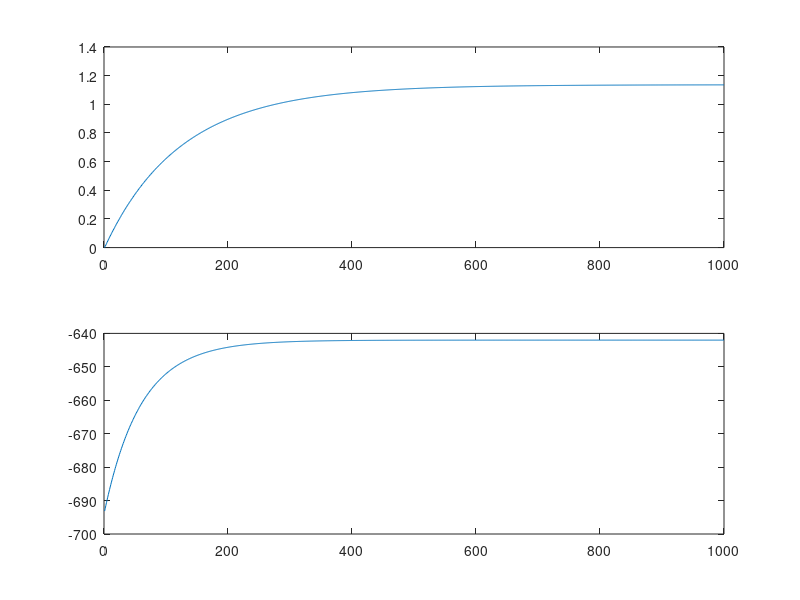

This chart was generated by the following MATLAB code:
% Example of use of Logit function with the Gradient Method with a 1 theta
% and various betas
%
% Author: Victor Jatoba
% Date: 11/11/16 [mm/dd/yy]

N = 1000;

betas = rand(1,N); % Generating N randon betas
theta = 1;

logito = @(x) exp(x)./(1 + exp(x)); % Logit function

P = logito(theta*betas);

Y = P > rand(1,N); % fill the Y vector, that contains the probabilities

% My code
log_likelihood_general = @(theta, Y, betas) sum(Y.* log(logito(theta*betas)) + (1 - Y).* log(1./(1 + exp(theta*betas))));
% The equation of the theta derivate
derivative_L_symmetric = @(theta, Y, betas) sum(Y.*(1./(1 + exp(theta*betas))).* betas - (1 - Y).*logito(theta*betas).* betas);

% Implementing Gradient method to estimate theta

theta_hat = 0;
alpha = 0.0001;
result = [];
for i=1:1000
   result = [result; [theta_hat log_likelihood_general(theta_hat, Y, betas)]];
   theta_hat = theta_hat + alpha * derivative_L_symmetric(theta_hat, Y, betas);
end

subplot(2,1,1);
plot(result(:,1));
subplot(2,1,2);
plot(result(:,2));